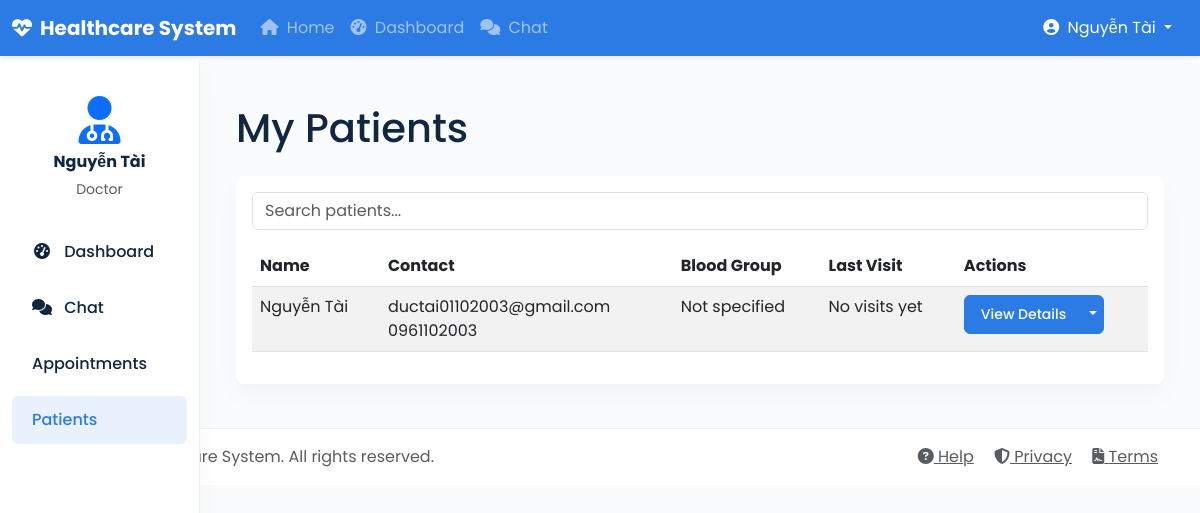
Screenshot of /doctor/patients/ (signed in) with the database file from the repository.
### core/models.py (models this page shows, shortened)
class User(AbstractUser):
    USER_TYPE_CHOICES = (
        ('patient', 'Patient'),
        ('doctor', 'Doctor'),
        ('nurse', 'Nurse'),
        ('admin', 'Administrator'),
        ('pharmacist', 'Pharmacist'),
        ('insurance', 'Insurance Provider'),
        ('lab_tech', 'Lab Technician'),
    )
    user_type = models.CharField(max_length=20, choices=USER_TYPE_CHOICES)
    phone_number = models.CharField(max_length=15, blank=True, null=True)
    address = models.TextField(blank=True, null=True)
    date_of_birth = models.DateField(blank=True, null=True)

class Patient(models.Model):
    user = models.OneToOneField(User, on_delete=models.CASCADE, related_name='patient_profile')
    blood_group = models.CharField(max_length=5, blank=True, null=True)
    allergies = models.TextField(blank=True, null=True)
    emergency_contact_name = models.CharField(max_length=100, blank=True, null=True)
    emergency_contact_number = models.CharField(max_length=15, blank=True, null=True)
    insurance_id = models.CharField(max_length=50, blank=True, null=True)

### core/views.py (the view)
# urls.py: path('doctor/patients/', views.doctor_patients, name='doctor_patients'),
@login_required
def doctor_patients(request):
    if request.user.user_type != 'doctor':
        messages.error(request, 'Access denied')
        return redirect('core:dashboard')
    doctor = Doctor.objects.get(user=request.user)
    patients = Patient.objects.filter(appointments__doctor=doctor).distinct()
    return render(request, 'core/doctor/patients.html', {'patients': patients})

### core/templates/core/doctor/patients.html (shortened to what this page needs)
{% extends 'core/base.html' %}
{% block content %}
<div class="container">
    <h1 class="mb-4">My Patients</h1>
    {% if patients %}
    <div class="card">
        <div class="card-body">
            <div class="table-responsive">
                <table class="table table-striped" id="patientsTable">
                    <thead>
                        <tr>
                            <th>Name</th>
                            <th>Contact</th>
                            <th>Blood Group</th>
                            <th>Last Visit</th>
                            <th>Actions</th>
                        </tr>
                    </thead>
                    <tbody>
                        {% for patient in patients %}
                        <tr>
                            <td>{{ patient.user.get_full_name }}</td>
                            <td>
                                <div>{{ patient.user.email }}</div>
                                <div>{{ patient.user.phone_number|default:"No phone" }}</div>
                            </td>
                            <td>{{ patient.blood_group|default:"Not specified" }}</td>
                            <td>
                                {% if patient.last_appointment %}
                                {{ patient.last_appointment.date }}
                                {% else %}
                                No visits yet
                                {% endif %}
                            </td>
                            <td>
                                <div class="btn-group">
                                    <a href="{% url 'core:doctor_patient_detail' patient.id %}" class="btn btn-sm btn-primary">View Details</a>
                                    <button type="button" class="btn btn-sm btn-primary dropdown-toggle dropdown-toggle-split" data-bs-toggle="dropdown" aria-expanded="false">
                                    </button>
                                </div>
                            </td>
                        </tr>
                        {% endfor %}
                    </tbody>
                </table>
            </div>
        </div>
    </div>
    {% else %}
    <div class="alert alert-info">
        <p>You don't have any patients yet.</p>
    </div>
    {% endif %}
</div>
{% endblock %}

### core/templates/core/base.html (shortened to what this page needs)
<!DOCTYPE html>
<html lang="en">
<head>
    <link href="https://cdn.jsdelivr.net/npm/bootstrap@5.3.0-alpha1/dist/css/bootstrap.min.css" rel="stylesheet">
    <link rel="stylesheet" href="https://cdnjs.cloudflare.com/ajax/libs/font-awesome/6.4.0/css/all.min.css">
</head>
<body>
    <nav class="navbar navbar-expand-md navbar-dark bg-primary fixed-top">
        <div class="container-fluid">
            <a class="navbar-brand fw-bold" href="{% url 'core:home' %}">
                <i class="fas fa-heartbeat me-2"></i>Healthcare System
            </a>
            <div class="collapse navbar-collapse" id="navbarCollapse">
                <ul class="navbar-nav me-auto mb-2 mb-md-0">
                    <li class="nav-item">
                        <a class="nav-link" href="{% url 'core:home' %}">
                            <i class="fas fa-home me-1"></i> Home
                        </a>
                    </li>
                    {% if user.is_authenticated %}
                    <li class="nav-item">
                        <a class="nav-link" href="{% url 'core:dashboard' %}">
                            <i class="fas fa-tachometer-alt me-1"></i> Dashboard
                        </a>
                    </li>
                    <li class="nav-item">
                        <a class="nav-link" href="{% url 'chat:home' %}">
                            <i class="fas fa-comments me-1"></i> Chat
                        </a>
                    </li>
                    {% endif %}
                </ul>
                <div class="d-flex align-items-center">
                    {% if user.is_authenticated %}
                    <div class="dropdown me-3">
                        <a class="text-white dropdown-toggle text-decoration-none" href="#" role="button" id="userDropdown" data-bs-toggle="dropdown" aria-expanded="false">
                            <i class="fas fa-user-circle me-1"></i>
                            <span>{{ user.get_full_name|default:user.username }}</span>
                        </a>
                    </div>
                    {% endif %}
                </div>
            </div>
        </div>
    </nav>
    <div class="container-fluid">
        <div class="row">
            {% if user.is_authenticated %}
            <nav id="sidebar" class="col-md-3 col-lg-2 d-md-block sidebar collapse">
                <div class="position-sticky pt-3">
                    <div class="px-3 mb-4">
                        <div class="text-center">
                            <i class="fas fa-user-md fa-3x text-primary mb-2"></i>
                            <h6 class="fw-bold">{{ user.get_full_name|default:user.username }}</h6>
                            <p class="small text-muted mb-0">{{ user.get_user_type_display }}</p>
                        </div>
                    </div>
                    <ul class="nav flex-column">
                        {% block sidebar %}
                        <li class="nav-item">
                            <a class="nav-link" href="{% url 'core:dashboard' %}">
                                <i class="fas fa-tachometer-alt"></i> Dashboard
                            </a>
                        </li>
                        <li class="nav-item">
                            <a class="nav-link" href="{% url 'chat:home' %}">
                                <i class="fas fa-comments"></i> Chat
                            </a>
                        </li>
                        {% if user.user_type == 'patient' %}
                        <li class="nav-item">
                            <a class="nav-link" href="{% url 'core:patient_appointments' %}">
                                My Appointments
                            </a>
                        </li>
                        <li class="nav-item">
                            <a class="nav-link" href="{% url 'core:book_appointment' %}">
                                Book Appointment
                            </a>
                        </li>
                        <li class="nav-item">
                            <a class="nav-link" href="{% url 'core:patient_medical_records' %}">
                                Medical Records
                            </a>
                        </li>
                        <li class="nav-item">
                            <a class="nav-link" href="{% url 'core:patient_prescriptions' %}">
                                Prescriptions
                            </a>
                        </li>
                        <li class="nav-item">
                            <a class="nav-link" href="{% url 'core:patient_lab_tests' %}">
                                Lab Tests
                            </a>
                        </li>
                        <li class="nav-item">
                            <a class="nav-link" href="{% url 'core:patient_bills' %}">
                                Bills
                            </a>
                        </li>
                        {% elif user.user_type == 'doctor' %}
                        <li class="nav-item">
                            <a class="nav-link" href="{% url 'core:doctor_appointments' %}">
                                Appointments
                            </a>
                        </li>
                        <li class="nav-item">
                            <a class="nav-link" href="{% url 'core:doctor_patients' %}">
                                Patients
                            </a>
                        </li>
                        {% elif user.user_type == 'pharmacist' %}
                        <li class="nav-item">
                            <a class="nav-link" href="{% url 'core:pharmacist_prescriptions' %}">
                                Prescriptions
                            </a>
                        </li>
                        {% elif user.user_type == 'lab_tech' %}
                        <li class="nav-item">
                            <a class="nav-link" href="{% url 'core:lab_tests' %}">
                                Lab Tests
                            </a>
                        </li>
                        {% elif user.user_type == 'insurance' %}
                        <li class="nav-item">
                            <a class="nav-link" href="{% url 'core:insurance_claims' %}">
                                Insurance Claims
                            </a>
                        </li>
                        {% endif %}
                        {% endblock %}
                    </ul>
                </div>
            </nav>
            <main class="col-md-9 ms-sm-auto col-lg-10 px-md-4 main-content">
            {% else %}
            <main class="col-12 px-4">
            {% endif %}
                <div class="mt-4">
                    {% block content %}{% endblock %}
                </div>
            </main>
        </div>
    </div>
    <footer class="footer mt-auto py-3 bg-light">
        <div class="container">
            <div class="row align-items-center">
                <div class="col-md-6">
                    <span class="text-muted">
                        © 2023 Healthcare System. All rights reserved.
                    </span>
                </div>
                <div class="col-md-6 text-md-end">
                    <a href="#" class="text-muted me-3"><i class="fas fa-question-circle"></i> Help</a>
                    <a href="#" class="text-muted me-3"><i class="fas fa-shield-alt"></i> Privacy</a>
                    <a href="#" class="text-muted"><i class="fas fa-file-contract"></i> Terms</a>
                </div>
            </div>
        </div>
    </footer>
</body>
</html>

### core/templates/core/base.html (style rules this page uses)
:root { --primary: #2c7be5; --primary-light: rgba(44, 123, 229, 0.1); --success: #00d97e; --success-light: rgba(0, 217, 126, 0.1); --danger: #e63757; --danger-light: rgba(230, 55, 87, 0.1); --warning: #f6c343; --warning-light: rgba(246, 195, 67, 0.1); --info: #39afd1; --info-light: rgba(57, 175, 209, 0.1); --light-bg: #f9fbfd; --dark-text: #12263f; --muted-text: #95aac9; --border-color: #edf2f9; --card-shadow: 0 0.75rem 1.5rem rgba(18, 38, 63, 0.03); }
body { padding-top: 60px; padding-bottom: 40px; font-family: 'Poppins', sans-serif; background-color: var(--light-bg); color: var(--dark-text); }
.navbar { box-shadow: 0 0.125rem 0.25rem rgba(18, 38, 63, 0.075); }
.navbar-dark { background-color: var(--primary) !important; }
.sidebar { position: fixed; top: 60px; bottom: 0; left: 0; z-index: 100; padding: 20px 0; overflow-x: hidden; overflow-y: auto; background-color: white; border-right: 1px solid var(--border-color); box-shadow: var(--card-shadow); }
.sidebar .nav-link { font-weight: 500; color: var(--dark-text); padding: 0.75rem 1.25rem; border-radius: 0.375rem; margin: 0.25rem 0.75rem; transition: all 0.2s ease; }
.sidebar .nav-link.active { background-color: var(--primary-light); color: var(--primary); }
.sidebar .nav-link i { margin-right: 0.5rem; width: 1.25rem; text-align: center; }
.main-content { margin-left: 240px; padding: 20px; }
.card { border: none; border-radius: 0.5rem; box-shadow: var(--card-shadow); margin-bottom: 1.5rem; }
.btn { font-weight: 500; padding: 0.5rem 1rem; border-radius: 0.375rem; }
.btn-primary { background-color: var(--primary); border-color: var(--primary); }
.footer { background-color: white !important; border-top: 1px solid var(--border-color); color: var(--muted-text); }

### rows the page displays
User: get_full_name "Nguyễn Tài", user_type "Doctor"
Patient: user.get_full_name "Nguyễn Tài", user.email "ductai01102003@gmail.com", user.phone_number "0961102003", blood_group "Not specified"
